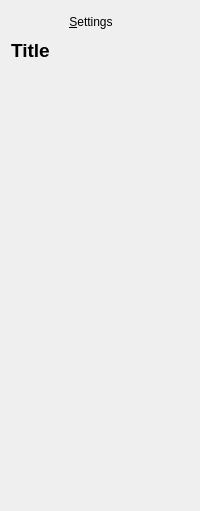
<?xml version="1.0" encoding="UTF-8"?>
<ui version="4.0">
 <class>FeedDetailWidget</class>
 <widget class="QWidget" name="FeedDetailWidget">
  <property name="geometry">
   <rect>
    <x>0</x>
    <y>0</y>
    <width>200</width>
    <height>511</height>
   </rect>
  </property>
  <property name="sizePolicy">
   <sizepolicy hsizetype="Fixed" vsizetype="Preferred">
    <horstretch>0</horstretch>
    <verstretch>0</verstretch>
   </sizepolicy>
  </property>
  <property name="minimumSize">
   <size>
    <width>200</width>
    <height>0</height>
   </size>
  </property>
  <property name="maximumSize">
   <size>
    <width>200</width>
    <height>16777215</height>
   </size>
  </property>
  <property name="windowTitle">
   <string>FeedDetailWidget</string>
  </property>
  <layout class="QVBoxLayout" name="verticalLayout">
   <property name="rightMargin">
    <number>0</number>
   </property>
   <item>
    <layout class="QHBoxLayout" name="horizontalLayout">
     <property name="spacing">
      <number>0</number>
     </property>
     <property name="sizeConstraint">
      <enum>QLayout::SetDefaultConstraint</enum>
     </property>
     <item>
      <widget class="QPushButton" name="refreshButton">
       <property name="sizePolicy">
        <sizepolicy hsizetype="Fixed" vsizetype="Fixed">
         <horstretch>0</horstretch>
         <verstretch>0</verstretch>
        </sizepolicy>
       </property>
       <property name="toolTip">
        <string>Refresh feed</string>
       </property>
       <property name="text">
        <string/>
       </property>
       <property name="icon">
        <iconset theme="view-refresh">
         <normaloff>.</normaloff>.</iconset>
       </property>
       <property name="iconSize">
        <size>
         <width>24</width>
         <height>24</height>
        </size>
       </property>
       <property name="flat">
        <bool>true</bool>
       </property>
      </widget>
     </item>
     <item>
      <widget class="QPushButton" name="settingsButton">
       <property name="sizePolicy">
        <sizepolicy hsizetype="Fixed" vsizetype="Fixed">
         <horstretch>0</horstretch>
         <verstretch>0</verstretch>
        </sizepolicy>
       </property>
       <property name="toolTip">
        <string>Change feed settings</string>
       </property>
       <property name="text">
        <string>&amp;Settings</string>
       </property>
       <property name="icon">
        <iconset theme="configure">
         <normaloff>.</normaloff>.</iconset>
       </property>
       <property name="iconSize">
        <size>
         <width>24</width>
         <height>24</height>
        </size>
       </property>
       <property name="flat">
        <bool>true</bool>
       </property>
      </widget>
     </item>
     <item>
      <spacer name="horizontalSpacer">
       <property name="orientation">
        <enum>Qt::Horizontal</enum>
       </property>
       <property name="sizeHint" stdset="0">
        <size>
         <width>40</width>
         <height>1</height>
        </size>
       </property>
      </spacer>
     </item>
    </layout>
   </item>
   <item>
    <widget class="QLabel" name="titleLabel">
     <property name="sizePolicy">
      <sizepolicy hsizetype="Fixed" vsizetype="Fixed">
       <horstretch>0</horstretch>
       <verstretch>0</verstretch>
      </sizepolicy>
     </property>
     <property name="font">
      <font>
       <pointsize>14</pointsize>
       <weight>75</weight>
       <bold>true</bold>
      </font>
     </property>
     <property name="text">
      <string>Title</string>
     </property>
     <property name="wordWrap">
      <bool>true</bool>
     </property>
    </widget>
   </item>
   <item>
    <widget class="FeedIconWidget" name="feedIcon">
     <property name="sizePolicy">
      <sizepolicy hsizetype="Fixed" vsizetype="Fixed">
       <horstretch>0</horstretch>
       <verstretch>0</verstretch>
      </sizepolicy>
     </property>
     <property name="minimumSize">
      <size>
       <width>180</width>
       <height>180</height>
      </size>
     </property>
     <property name="text">
      <string notr="true"/>
     </property>
     <property name="alignment">
      <set>Qt::AlignCenter</set>
     </property>
    </widget>
   </item>
   <item>
    <widget class="QLabel" name="descriptionLabel">
     <property name="sizePolicy">
      <sizepolicy hsizetype="Fixed" vsizetype="Preferred">
       <horstretch>0</horstretch>
       <verstretch>1</verstretch>
      </sizepolicy>
     </property>
     <property name="font">
      <font>
       <pointsize>8</pointsize>
      </font>
     </property>
     <property name="styleSheet">
      <string notr="true"/>
     </property>
     <property name="text">
      <string/>
     </property>
     <property name="textFormat">
      <enum>Qt::PlainText</enum>
     </property>
     <property name="alignment">
      <set>Qt::AlignLeading|Qt::AlignLeft|Qt::AlignTop</set>
     </property>
     <property name="wordWrap">
      <bool>true</bool>
     </property>
    </widget>
   </item>
   <item>
    <spacer name="verticalSpacer">
     <property name="orientation">
      <enum>Qt::Vertical</enum>
     </property>
     <property name="sizeType">
      <enum>QSizePolicy::Expanding</enum>
     </property>
     <property name="sizeHint" stdset="0">
      <size>
       <width>20</width>
       <height>0</height>
      </size>
     </property>
    </spacer>
   </item>
  </layout>
 </widget>
 <layoutdefault spacing="6" margin="11"/>
 <customwidgets>
  <customwidget>
   <class>FeedIconWidget</class>
   <extends>QLabel</extends>
   <header>ui/widgets/feediconwidget.h</header>
  </customwidget>
 </customwidgets>
 <resources/>
 <connections/>
</ui>
